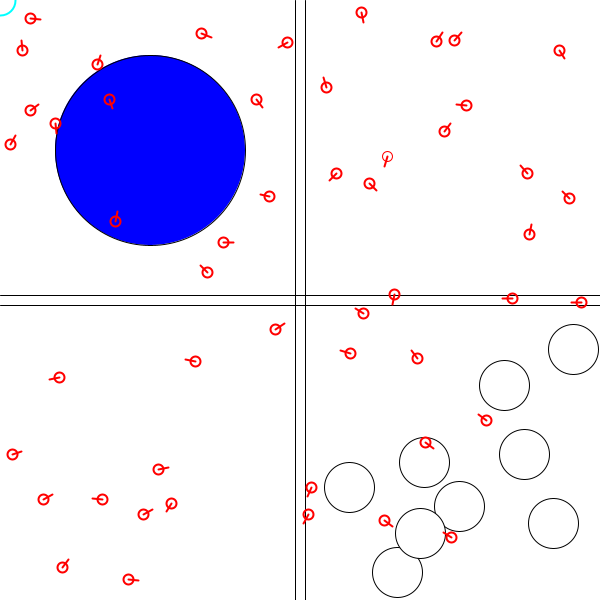
Frame 1 (no input)
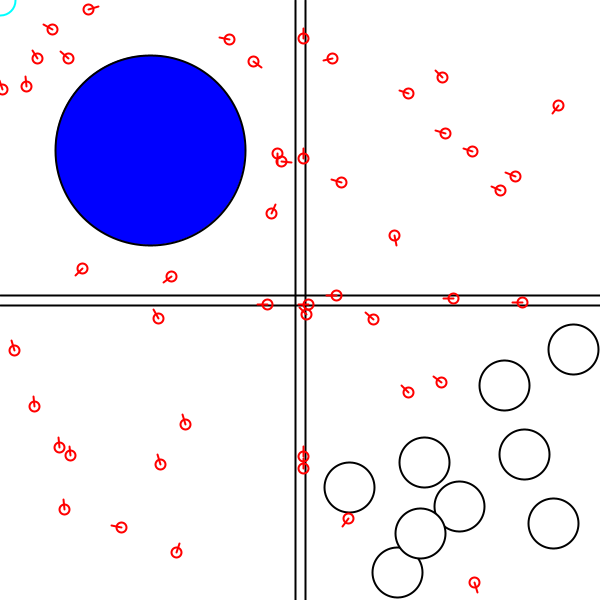
Frame 60 (the mouse pressed at the canvas centre just before this capture)
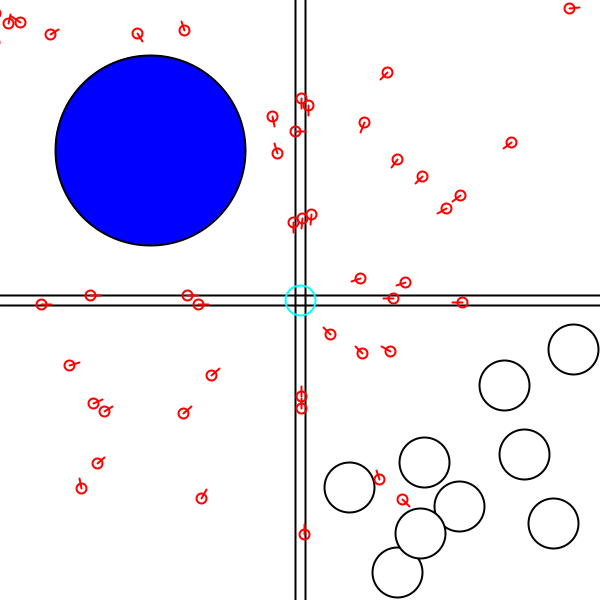
Frame 120 (the mouse held since frame 60 and released just before this capture)

The Processing sketch that drew these frames (run headless with seeded random() and noise(); from frame 60 on, the mouse is pressed at the canvas centre):

// Processing sketch: processing_92720
// ── processing_92720.pde

ArrayList<Agent> agents;
ArrayList<Building> buildings;
ArrayList<Lake> lake;
ArrayList<Road> road;

void setup()
{
  size(600, 600);
  agents = new ArrayList<Agent>();
  for (int i = 0; i<50 ; i++)
  {
    agents.add(new Agent());
  }
  buildings = new ArrayList<Building>();
  for (int i = 0; i<9 ; i++)
  {
    buildings.add(new Building());
  }
  lake = new ArrayList<Lake>();
  for (int i = 0; i<1 ; i++)
  {
    lake.add(new Lake());
  }
  road = new ArrayList<Road>();
  for (int i = 0; i<1 ; i++)
  {
    road.add(new Road());
  }
  
}

void draw()
{
  background(255);
  
  for (int i=0; i<road.size(); i++)
  {

    Road r = road.get(i);
    r.display();
  }
  for (int i=0; i<buildings.size(); i++)
  {

    Building b = buildings.get(i);
    b.display();
  }
  
  for (Agent a: agents)
  {
    a.acc();
  }
  for (int i=0; i<lake.size(); i++)
  {

    Lake l = lake.get(i);
    l.display();
  }
  for (int i=0; i<agents.size(); i++)
  {

    Agent a = agents.get(i);
    a.move();
    a.display();
    a.avoid(agents,buildings,lake); 

    if (a.finished) 
    {
      agents.remove(i);
      agents.add(i, new Agent());
    }
  }
  
  
  noFill();
  stroke(0, 255, 255);
  ellipse(mouseX, mouseY, 30, 30);
}

void keyPressed()
{
  if (key=='r')setup();
}

class Agent
{

  PVector pos, vel;
  boolean finished = false;

  Agent()
  {
    //pos = new PVector(width/2, height/2);
    pos = new PVector(random(width), random(height));

    float angle = random(TWO_PI);
    vel = new PVector(sin(angle), cos(angle));
  }

  void display()
  {
    stroke(255, 0, 0);
    noFill();
    ellipse(pos.x, pos.y, 10, 10);
    stroke(255, 0, 0);
    strokeWeight(2);
    line(pos.x, pos.y, pos.x+10*vel.x, pos.y+10*vel.y);
    //stroke(150,0,0);
    //line(pos.x, pos.y, pos.x-10*vel.x, pos.y+10*vel.y);
    //line(pos.x, pos.y, pos.x+10*vel.x, pos.y-10*vel.y);
    //line(pos.x, pos.y, pos.x-10*vel.x, pos.y-10*vel.y);
  }

  void move()
  {
    pos.add(vel);
    if (dist(pos.x, pos.y, mouseX, mouseY)<30)
    {
      finished = true;
      //pos.sub(vel);
    }
  }


  void acc()
  {
    if ((abs(pos.x-width/2)<5 )&&(abs(pos.y-mouseY)>5)) 
    {
      vel = new PVector(0,int(mouseY-pos.y));
      vel.normalize();
    }
    if ((abs(pos.y-height/2)<5 )&&(abs(pos.x-mouseX)>5)) 
    {
      vel = new PVector(int(mouseX-pos.x),0);
      vel.normalize();
    }
    else {
    PVector toMouse = new PVector(mouseX - pos.x, mouseY - pos.y);
    toMouse.normalize();

    PVector mdiff = PVector.sub(toMouse, vel);
    mdiff.normalize();
    mdiff.mult(0.03);

    vel = PVector.add(vel, mdiff);
    vel.normalize();
    }
  }

  void avoid(ArrayList<Agent>alist, ArrayList<Building>blist, ArrayList<Lake>llist)
  {
    for (Agent a: alist)
    {
      if ((a!=this)&&(PVector.dist(a.pos, pos)<10)) //proximity adjust here
      {
        PVector goAway = PVector.sub(pos, a.pos);
        goAway.normalize();
        goAway.mult(10/PVector.dist(a.pos, pos));
        //goAway.mult(0.3);

        vel.add(goAway);
      }
    }
    for (Building b: blist)
    {
      if ((PVector.dist(b.pos, pos)<30)) //proximity adjust here
      {
        PVector goAway = PVector.sub(pos, b.pos);
        goAway.normalize();
        //goAway.mult(10/PVector.dist(b.pos,pos));
        goAway.mult(0.7);

        vel.add(goAway);
      }
    }
    for (Lake l: llist)
    {
      if ((PVector.dist(l.pos, pos)<110)) //proximity adjust here
      {
        PVector goAway = PVector.sub(pos, l.pos);
        goAway.normalize();
        //goAway.mult(10/PVector.dist(b.pos,pos));
        goAway.mult(1);

        vel.add(goAway);
      }
    }
  }
}

class Building
{
  PVector pos;
  boolean stuck = true;

  Building()
  {
    pos = new PVector(random((width/2)+30, width), random((height/2)+30, height));
  }

  void display()
  {
    stroke(0);
    fill(255);
    ellipse(pos.x, pos.y, 50, 50);
  }
}

class Lake
{
  PVector pos;
  boolean drown = true;

  Lake()
  {
    pos = new PVector((width/4), (height/4));
  }

  void display()
  {
    stroke(0);
    fill(0,0,255);
    ellipse(pos.x, pos.y, 190, 190);
  }
}

class Road
{
  PVector pos;
  boolean follow = true;

  Road()
  {
    pos = new PVector(random(width), random(height));
  }

  void display()
  {
    stroke(0);
    fill(0, 0, 255);

    line((width/2)+5, 0, (width/2)+5, height);
    line((width/2)-5, 0, (width/2)-5, height);
    line(0, (height/2)+5, width, (height/2)+5);
    line(0, (height/2)-5, width, (height/2)-5);


    stroke(0, 50, 0);
   // line(width/2, 0, width/2, height);
   // line(0, height/2, width, height/2);
  }
}
